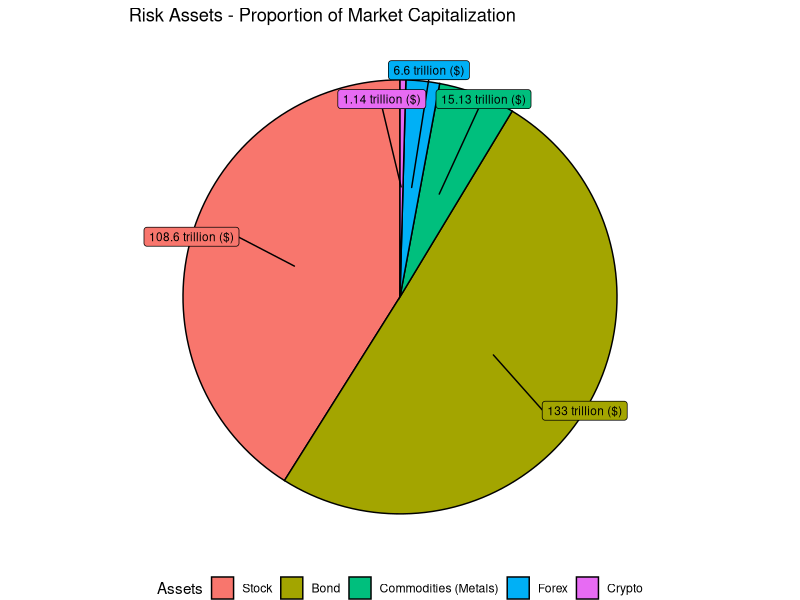

Generate this figure with R:
library(ggplot2)
library(ggrepel)
library(tidyverse)

# creating data frame of assets with their respective market cap
# Data source
# Stocks - https://www.sifma.org/resources/research/research-quarterly-equities/#:~:text=The%20U.S.%20equity%20markets%20are,the%20next%20largest%20market%2C%20EU.
# Bond - https://advisor.visualcapitalist.com/the-largest-bond-markets-in-the-world/#:~:text=In%202022%2C%20the%20global%20bond%20market%20totaled%20%24133%20trillion.
# Commodities (Metals) - https://8marketcap.com/metals/
# Forex - https://www.forex.academy/what-is-the-forex-market-cap/
# Crypto - TradingView
market <- data.frame(Assets = c("Stock", "Bond", "Commodities (Metals)", "Forex", "Crypto"),
                     Market_Cap = c(108.60, 133.00, 15.13, 6.60, 1.14))

# get the percentage owned by each asset
market$percentage <- market$Market_Cap / sum(market$Market_Cap) * 100
market$percentage <- round(market$percentage, 2)


# Get the positions
market <- market %>%
  mutate(csum = rev(cumsum(rev(Market_Cap))), 
         pos = Market_Cap/2 + lead(csum, 1),
         pos = if_else(is.na(pos), Market_Cap/2, pos))

# Create pie chart
ggplot(market, aes(x = "", y = Market_Cap, fill=fct_inorder(Assets))) + 
  geom_col(width=1, color=1) + 
  coord_polar(theta = "y") + 
  geom_label_repel(data = market,
                   aes(y = pos, label = paste0(Market_Cap, " trillion ($)")),
                   size=3, nudge_x=0.5, show.legend=FALSE) +
  guides(fill = guide_legend(title="Assets")) +
  theme_void() +
  theme(legend.position = "bottom") + 
  ggtitle("Risk Assets - Proportion of Market Capitalization")
